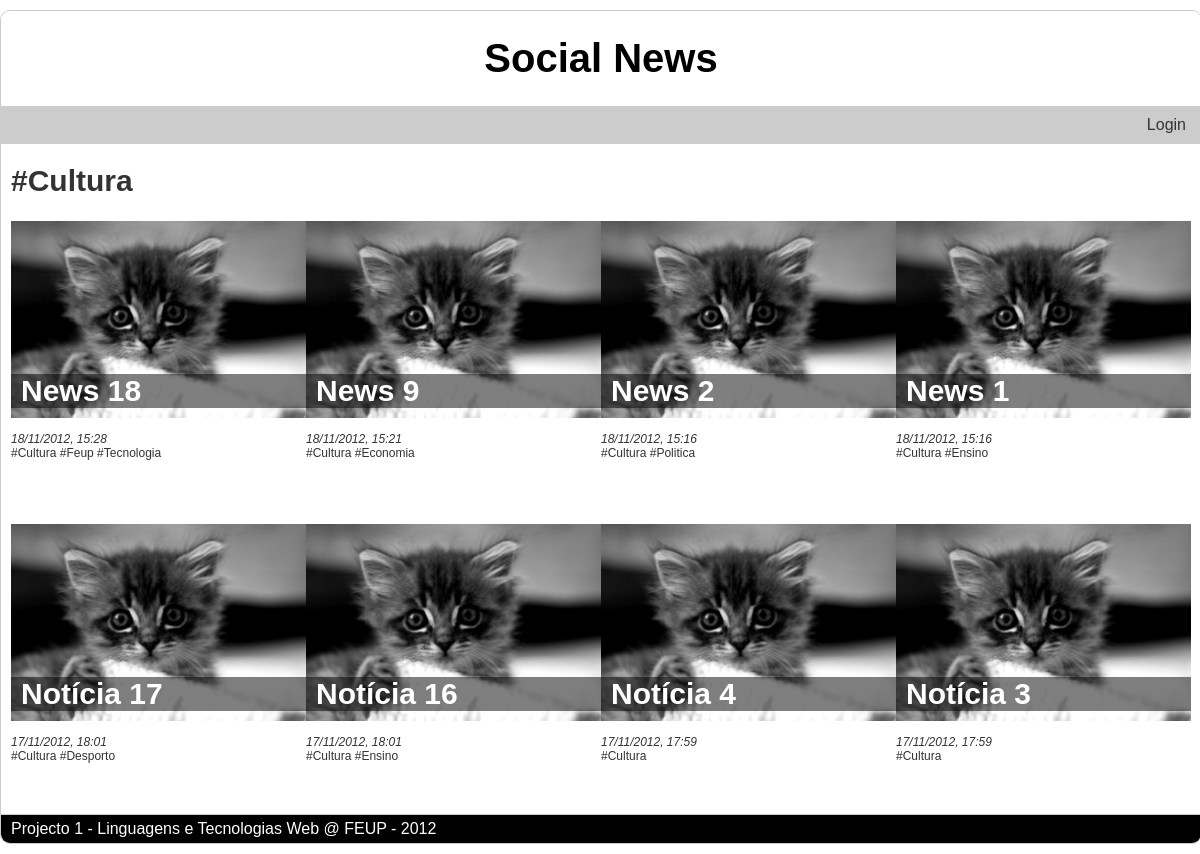
Before: /?tag=Cultura with the older database file.
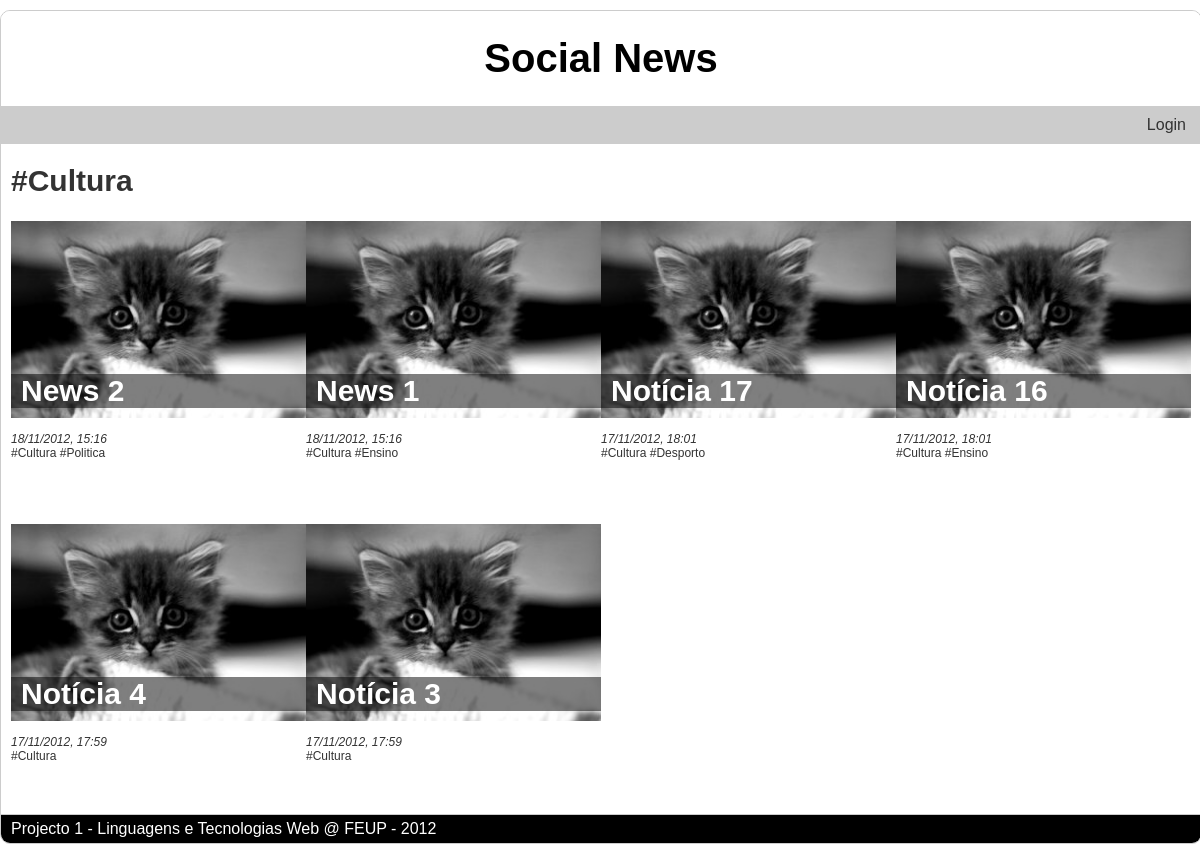
After: the same page with the newer database file.
### tables this page shows
CREATE TABLE 'NEWS' (id integer primary key autoincrement, title text,'date' INTEGER, text text, posted_by text, 'url' TEXT, 'imported_by' TEXT);

### db/news_query.php (called while the page is built)
<?php
	require_once 'db/db.php';
	if(isset($id) && !empty($id))
		$sql = 'SELECT id, title, date, text, posted_by, imported_by, url, tagname FROM news LEFT JOIN tag ON news.id=tag.news_id where id='.$id;
	elseif(isset($tag) && !empty($tag))
		$sql = 'SELECT id, title, date, posted_by, imported_by, tagname FROM news LEFT JOIN tag ON news.id=tag.news_id where news.id in (select news_id from tag where tagname=\''.$tag.'\') ORDER BY id DESC';
	elseif(isset($fav) && !empty($fav))
		$sql = 'SELECT id, title, date, posted_by, imported_by, tagname FROM news LEFT JOIN tag ON news.id=tag.news_id LEFT JOIN favorite ON news.id=favorite.news_id where favorite.user_id = '.$_SESSION['user_id'].' ORDER BY id DESC';
	else
		$sql = 'SELECT id, title, date, posted_by, imported_by, tagname FROM news LEFT JOIN tag ON news.id=tag.news_id where news.id in (select id from news order by id desc limit 12 '.$offset.') ORDER BY id DESC';
	$stmt = $db->query($sql);
	if(!stmt)
	{
		$error=$db->errorInfo();
		echo "Erro: " . $error[2];
	}
	else
		$news = $stmt->fetchAll();
?>

### index.php (the view, shortened to what this page needs)
<?php
	$id = (int)$_GET['id'];
	$tag = $_GET['tag'];
	$p = (int)$_GET['p'];
	$fav = (int)$_GET['fav'];
	$offset = "offset ".$p*12;
	require_once 'db/news_query.php';
?>
<!DOCTYPE html>
<html>
	<head>
		<link rel="stylesheet" href="common/style.css">
	</head>
	<body>
		<div id="cabecalho">
<?php	if(!empty($id) || !empty($tag) || $p!=0 || !empty($fav))
		echo "<a href=\"./\"><h1>Social News</h1></a>";
	else
		echo "<h1>Social News</h1>";?>
		</div>
		<div id="menu">
			<ul>
<?php
	if(isset($_SESSION['user_type']))
	{
		echo "<li><a href=\"./?fav=1\">Meus favoritos</a></li>";
		if($_SESSION['user_type']>0)
		{
			echo "<li><a href=\"nova_noticia.php\">Inserir notícia</a></li>";
		}
		if($_SESSION['user_type']==2)
		{
			echo "<li><a href=\"procurar_utilizador.php\">Gerir utilizadores</a></li>"
			."<li><a href=\"obter_noticias.php\">Obter notícias</a></li>";
		}
	}
	else
	{
		echo "<li></li>";
	}
?>
			</ul>
			<ul class="login"><?php
				if(isset($_SESSION['username']))
					echo "<li>Bem-vindo <a href=ver_perfil_utilizador.php?id=".$_SESSION['user_id'].">".$_SESSION['username']."</a></li><li><a href=\"logout.php\">Logout</a></li>";
				else
					echo "<li><a href=\"login.php\">Login</a></li>";?>
			</ul>
		</div>
		<div id="conteudo">
<?php
	if(!empty($tag))
 		echo "<h4>#".$tag."</h4>";
	if(count($news)==0)
		echo "<h4>Nenhuma notícia encontrada</h4>";
	else {
	foreach($news as $i=>$row) {
      if($row['id']==$news[$i-1]['id'])
        echo " <a href=\"./?tag=".$row['tagname']."\">#".$row['tagname']."</a>";
      else
      {
      	$title = (strlen($row['title']) > 30) ? substr($row['title'],0,27).'...' : $row['title'];
        if(empty($id))
          echo "<div class=\"noticia_index\">
          <h3><a href=\"?id=".$row['id']."\">".stripslashes($title)."</a></h3>
          <a href=\"?id=".$row['id']."\"><img src=\"common/placeholder.jpg\" alt=\"300x200\" href=\"?id=".$row['id']."\"></a>
          <div class=\"newsdetails\">
            <br />";
        if(date('dmY') == date('dmY', $row['date']))
          echo "Hoje, ".date('H:i', $row['date']);
        elseif(date('dmY', time()-86400) == date('dmY', $row['date']))
          echo "Ontem, ".date('H:i', $row['date']);
        else
          echo date('d/m/Y, H:i', $row['date']);
        if($row['tagname']!="")
          echo "</div><div class=\"newstags\"><a href=\"./?tag=".stripslashes($row['tagname'])."\">#".stripslashes($row['tagname'])."</a>";
      }
      if($row['id']!=$news[$i+1]['id']) {
        echo   "</div>";
		echo "</div>";
	}
}
	}?>
		</div>
		<div id="rodape" style="clear:both;">
			<p>Projecto 1 - Linguagens e Tecnologias Web @ FEUP - 2012</p>
		</div>
	</body>
</html>

### common/style.css (style rules this page uses)
html { overflow-y: scroll; }
body { font-family: Century Gothic, sans-serif; margin: 10px auto; border-left: 10px; width: 1200px; color: #333333; border:1px solid #ccc; border-radius:10px; }
div#cabecalho { text-align:center; padding:20px 20px; background-color:white; color:black; border-radius:9px 9px 0 0; background-color:white; }
div#menu { background-color:#ccc; padding:10px; }
a { color: #333333; text-decoration:none; }
div#cabecalho h1 { margin-top: 5px; margin-bottom: 5px; font-size:40px; }
div#cabecalho a { color:black; text-decoration:none; }
div#menu ul { padding-left:0; margin:0; display:inline; }
div#menu li { display:inline; border-right:solid; border-width:2px; border-color:white; padding:0px 5px; }
div#menu li:last-child { border-right:none; }
div#menu ul.login { float:right; }
div#conteudo { margin:0; margin-top:10px; padding:0 10px; }
div#conteudo h3 { margin:0; margin-bottom:10px; font-size:30px; }
div#conteudo h4 { margin-top:20px; margin-bottom:10px; font-size:30px; }
div.noticia_index img { float:left; margin-right:10px; width: 100%; }
div.noticia_index { position:relative; margin-top: 13px; display: inline-block; width: 25%; float: left; height: 290px; }
div.noticia_index>h3 { display: inline-block; position: absolute; width:285px; left:0; bottom:93px; padding:0 5px; word-wrap: break-word; background-color: rgba(0, 0, 0, 0.5); }
div.noticia_index>h3>a { color: white; margin-left: 5px; }
div#rodape { border-top:1px solid #ccc; margin:0; padding:5px 0; border-radius:0 0 9px 9px; background-color:black; color:white; display: inline-block; width: 100%; }
div#rodape p { margin:0 10px; }
div.newsdetails { clear:both; font-size:12px; font-style:italic; }
div.newstags { font-size:12px; }

Changed rows visible on the page:
removed news: title "News 18", date "18/11/2012, 15:28", tagname "Cultura", tagname "Feup", tagname "Tecnologia"
removed news: title "News 9", date "18/11/2012, 15:21", tagname "Cultura", tagname "Economia"
